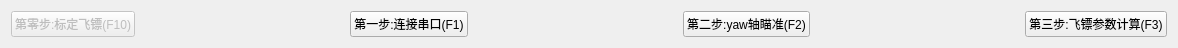
  <widget class="QWidget" name="layoutWidget">
   <property name="geometry">
    <rect>
     <x>12</x>
     <y>12</y>
     <width>1178</width>
     <height>37</height>
    </rect>
   </property>
   <layout class="QHBoxLayout" name="horizontalLayout_2">
    <item>
     <widget class="QPushButton" name="testDartPushButton">
      <property name="enabled">
       <bool>false</bool>
      </property>
      <property name="text">
       <string>第零步:标定飞镖(F10)</string>
      </property>
      <property name="shortcut">
       <string>F10</string>
      </property>
     </widget>
    </item>
    <item>
     <spacer name="horizontalSpacer_6">
      <property name="orientation">
       <enum>Qt::Orientation::Horizontal</enum>
      </property>
      <property name="sizeHint" stdset="0">
       <size>
        <width>180</width>
        <height>20</height>
       </size>
      </property>
     </spacer>
    </item>
    <item>
     <widget class="QPushButton" name="ConnectUartPushButton">
      <property name="enabled">
       <bool>true</bool>
      </property>
      <property name="text">
       <string>第一步:连接串口(F1)</string>
      </property>
      <property name="shortcut">
       <string>F1</string>
      </property>
     </widget>
    </item>
    <item>
     <spacer name="horizontalSpacer_4">
      <property name="orientation">
       <enum>Qt::Orientation::Horizontal</enum>
      </property>
      <property name="sizeHint" stdset="0">
       <size>
        <width>99</width>
        <height>20</height>
       </size>
      </property>
     </spacer>
    </item>
    <item>
     <widget class="QPushButton" name="yawAimingPushButton">
      <property name="text">
       <string>第二步:yaw轴瞄准(F2)</string>
      </property>
      <property name="shortcut">
       <string>F2</string>
      </property>
     </widget>
    </item>
    <item>
     <spacer name="horizontalSpacer_5">
      <property name="orientation">
       <enum>Qt::Orientation::Horizontal</enum>
      </property>
      <property name="sizeHint" stdset="0">
       <size>
        <width>168</width>
        <height>25</height>
       </size>
      </property>
     </spacer>
    </item>
    <item>
     <widget class="QPushButton" name="dartsParasComputingPushButton">
      <property name="enabled">
       <bool>true</bool>
      </property>
      <property name="text">
       <string>第三步:飞镖参数计算(F3)</string>
      </property>
      <property name="shortcut">
       <string>F3</string>
      </property>
     </widget>
    </item>
   </layout>
  </widget>
